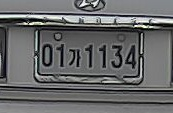
#> input picture day09/01가1134.jpg, 173 x 113 px
$ python test.py
#> lines starting #> are read from the running program, lines starting #| are printed output that depends on the picture; after the words box and inside, x2 and y2 are one past the last pixel; in counts of white or black regions, pixels touching at a corner belong together
import cv2
import numpy as np
import pytesseract


# Tesseract 경로 설정 (Windows)
pytesseract.pytesseract.tesseract_cmd = r'C:\Program Files\Tesseract-OCR\tesseract.exe'

# 번호판 이미지 가져오기
img = np.fromfile('01가1134.jpg', dtype=np.uint8)
img = cv2.imdecode(img, cv2.IMREAD_COLOR)
#> img is the input picture: shape (113, 173, 3); mean B, G, R 104.7, 104, 103

# 1단계 : 그레이스케일
gray = cv2.cvtColor(img, cv2.COLOR_BGR2GRAY)
cv2.imshow('Step1 : Grayscale', gray)

# 2단계 : CLAHE대비 최대화
clahe = cv2.createCLAHE(clipLimit=2.0, tileGridSize=(8,8))
contrast = clahe.apply(gray)
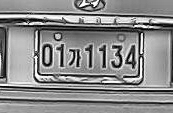
#> contrast: shape (113, 173); min 1, max 255, mean 138.6
cv2.imshow('Step2 : CLAHE', contrast)

# 3단계 : 적응형 임계처리
binary = cv2.adaptiveThreshold(contrast, 255, cv2.ADAPTIVE_THRESH_GAUSSIAN_C, cv2.THRESH_BINARY, 41, 25)
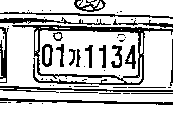
#> binary: shape (113, 173); 76.2% white; black in thin lines or dots
cv2.imshow('Step3 : binary', binary)

# 4단계: 윤곽선 검출 및 필터링
contours, _ = cv2.findContours(binary, cv2.RETR_TREE, cv2.CHAIN_APPROX_SIMPLE)
#> contours = 83 contours, 56 with area under 20; largest, box (x1, y1, x2, y2) and area: (0, 14, 173, 90) 9193, (0, 0, 173, 17) 1902, (0, 101, 173, 113) 1523, (0, 89, 173, 103) 1333, (41, 43, 54, 68) 244

filtered = np.zeros_like(binary)
for contour in contours:
    area = cv2.contourArea(contour)
    if 100 < area < 500:
        cv2.drawContours(filtered, [contour], 0, 255, -1)
#> this loop made 83 passes
#> area on passes 1, 5, 7, 8, 16, 18, 21, 27, 29, 30, 31, 43: 1523, 1333, 44, 76, 27, 37.5, 50.5, 9193, 76, 28, 50, 68
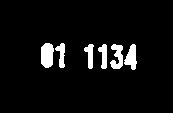
#> filtered: shape (113, 173); 5.7% white; 6 white regions, box (x1, y1, x2, y2) and area: (41, 43, 54, 68) 273, (110, 44, 123, 69) 209, (124, 44, 137, 70) 206, (98, 44, 107, 69) 143, (84, 44, 94, 69) 142, (55, 43, 65, 68) 141
cv2.imshow('Step4 : filtered', filtered)


# 기본 OCR
config = r'--oem 3 --psm 7'
#> (the run stopped early here; a loop or call above may not have finished)

$ run again, with day09/01가0785.jpg copied over day09/01가1134.jpg
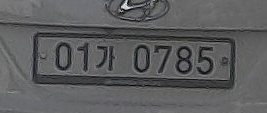
#> input picture day09/01가0785.jpg, 267 x 113 px
#> img is the input picture: shape (113, 267, 3); mean B, G, R 94.4, 93.2, 92.8
#> `binary = cv2.adaptiveThreshold(contrast, 255, cv2.ADAPTIVE_THRESH_GAUS..`:
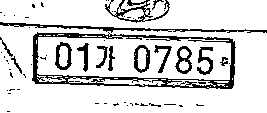
#> binary: shape (113, 267); 84.3% white; black in thin lines or dots
#> contours = 124 contours, 93 with area under 20; largest, box (x1, y1, x2, y2) and area: (0, 24, 267, 113) 21858, (31, 31, 237, 90) 10542, (36, 36, 231, 80) 7226, (0, 0, 267, 30) 6394, (54, 41, 73, 71) 414
#> the loop `for contour in contours:` made 124 passes
#> area on passes 2, 7, 8, 11, 29, 32, 35, 41: 21858, 24, 27, 20.5, 66.5, 63, 10541.5, 138.5
#> after the loop `for contour in contours:`:
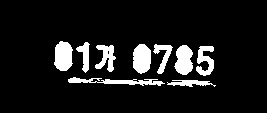
#> filtered: shape (113, 267); 9.9% white; 9 white regions, largest, box (x1, y1, x2, y2) and area: (54, 41, 73, 71) 451, (133, 44, 151, 74) 443, (174, 45, 193, 75) 422

$ run again, with day09/01가0865.jpg copied over day09/01가1134.jpg
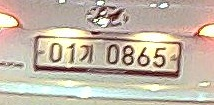
#> input picture day09/01가0865.jpg, 214 x 105 px
#> img is the input picture: shape (105, 214, 3); mean B, G, R 167.5, 183.3, 195.7
#> `binary = cv2.adaptiveThreshold(contrast, 255, cv2.ADAPTIVE_THRESH_GAUS..`:
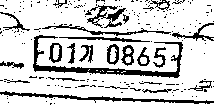
#> binary: shape (105, 214); 80.1% white; 195 black regions (171 under 20 px)
#> contours = 255 contours, 221 with area under 20; largest, box (x1, y1, x2, y2) and area: (0, 0, 214, 101) 19678, (32, 34, 184, 79) 1336, (0, 94, 214, 105) 861, (41, 23, 172, 37) 411, (58, 36, 151, 43) 291
#> the loop `for contour in contours:` made 255 passes
#> area on passes 1, 11, 14: 861, 110.5, 19678.5
#> after the loop `for contour in contours:`:
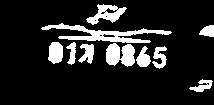
#> filtered: shape (105, 214); 13.8% white; 10 white regions, largest, box (x1, y1, x2, y2) and area: (41, 23, 172, 43) 928, (106, 43, 135, 67) 515, (86, 4, 127, 25) 395
